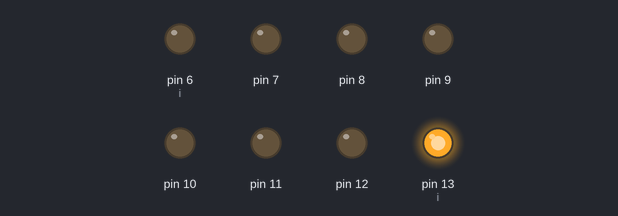
Bench run of a sketch on a simulated Arduino Uno, built with avr-gcc and run on an emulated ATmega328P. On the bench: output pins drawn as LEDs (lit = HIGH).

Above: at 0.12 s.
At 0.62 s:
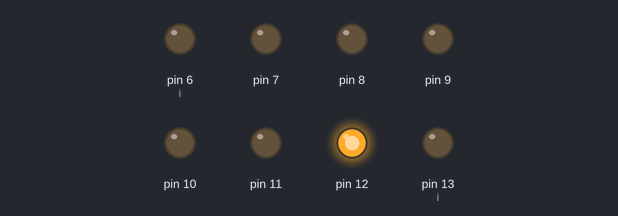
At 1.12 s:
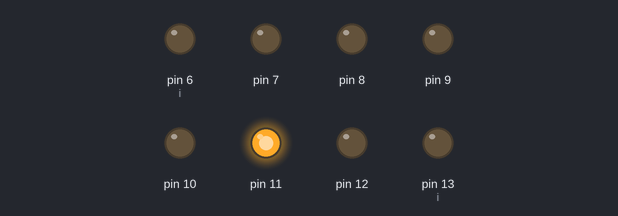
At 2.62 s:
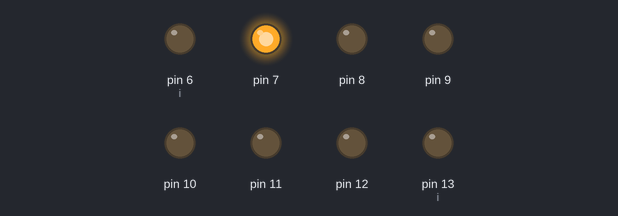
At 3.62 s:
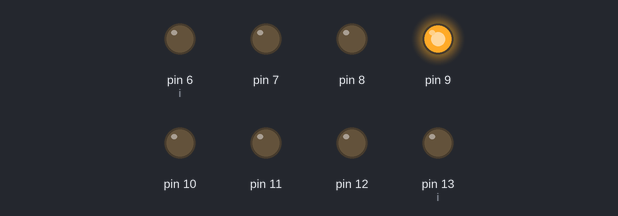
At 4.87 s:
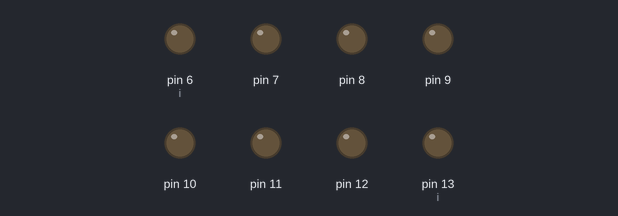
Timing chart, 0 to 5.2 s (numbered marks = the images above):
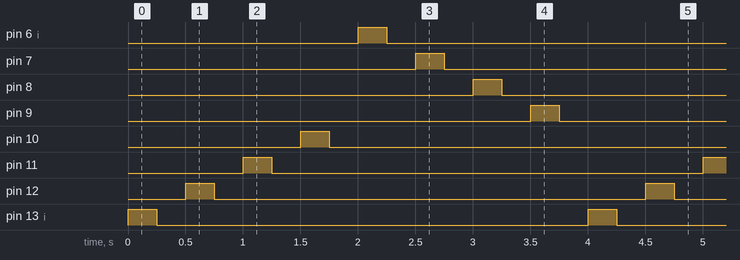

Measured:
- by itself, pin 6 (i), pin 7–12, pin 13 (i): alternates HIGH for 0.25 s and LOW for 3.8 s
- by itself, everything shown: repeats every 4.0 s, in 16 steps

The sketch:

A01_Led_80c-case.ino
```cpp
/*******************************
* Nama File : A01_Led_80c-case.ino
 * Menyalakan 8 Led dari pin 6..13 MELINGKAR
 * Cara : menggunakan Counter dan Case ...
  *******************************/

/* Uno --> P-01 (Display kit)
 *  6  -->  7
 *  7  -->  6
 *  8  -->  5
 *  9  -->  4
 *  10 -->  3
 *  11 -->  2
 *  12 -->  1
 *  13 -->  0
 */

int d = 250;
int i;

void setup() {
  pinMode(13,OUTPUT);
  pinMode(12,OUTPUT);
  pinMode(11,OUTPUT);
  pinMode(10,OUTPUT);
  pinMode(9,OUTPUT);
  pinMode(8,OUTPUT);
  pinMode(7,OUTPUT);
  pinMode(6,OUTPUT);
  i = 13;
}

void loop() {
 digitalWrite(i,HIGH);
 delay(d);

 digitalWrite(i,LOW);
 delay(d);

//******************************** lihat buku hal 70
 switch (i)
 {
  case 9:
    i = 13;
    break;
  case 10:
    i = 6;
    break;
  default:
     if (i>9)
       { i--; }
     else
       { i++; }
 }
}
```
